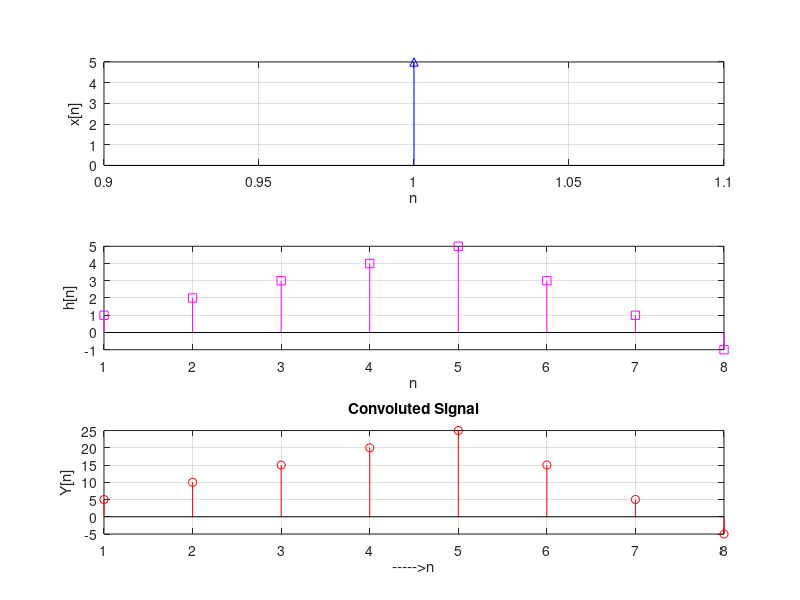

MATLAB code for this plot:
close all
clearvars
x=input('Enter x:     ')
%x=sin(2*pi*0.1.*(1:1:11)); 
h=input('Enter h:   ')
h=[1 2 3 4 5 3 1 -1];
% convolution
m=length(x);
n=length(h);
X=[x,zeros(1,n)];
H=[h,zeros(1,m)];
for i=1:n+m-1
    Y(i)=0;
    for j=1:m
        if(i-j+1>0)
            Y(i)=Y(i)+X(j)*H(i-j+1);
        else
        end
    end
end
% plot results
figure;
subplot(3,1,1); stem(x, '-b^'); xlabel('n');
ylabel('x[n]'); grid on;
subplot(3,1,2); stem(h, '-ms');
xlabel('n'); ylabel('h[n]'); grid on;
subplot(3,1,3); stem(Y, '-ro');
ylabel('Y[n]'); xlabel('----->n'); grid on;
title('Convoluted Signal')
